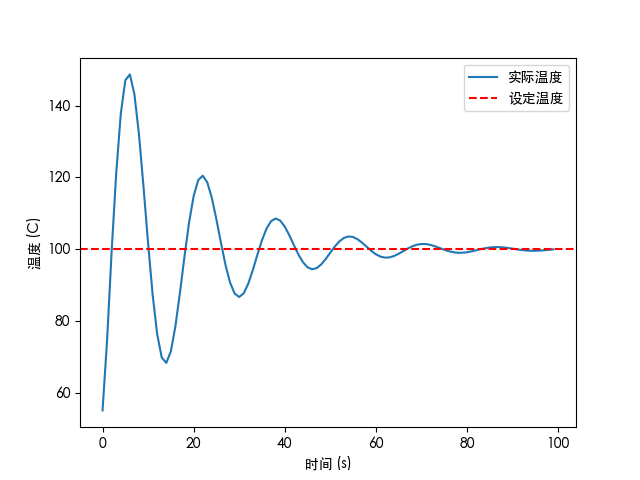

Recreate this plot in Python.
import matplotlib.pyplot as plt
import numpy as np


class PID:
    def __init__(self, Kp, Ki, Kd, setpoint, sample_time):
        self.Kp = Kp
        self.Ki = Ki
        self.Kd = Kd
        self.setpoint = setpoint
        self.sample_time = sample_time

        self._last_error = 0.0
        self._integral = 0.0

    def update(self, current_value):
        error = self.setpoint - current_value
        self._integral += error * self.sample_time
        derivative = (error - self._last_error) / self.sample_time

        output = self.Kp * error + self.Ki * self._integral + self.Kd * derivative

        self._last_error = error

        return output


class HeatingSystem:
    def __init__(self, ambient_temp, heating_power, thermal_mass):
        self.ambient_temp = ambient_temp
        self.heating_power = heating_power
        self.thermal_mass = thermal_mass
        self.current_temp = ambient_temp

    def update(self, power_input, time_step):
        power_input = np.clip(power_input, -1e6, 1e6)
        temp_change = power_input * self.heating_power / self.thermal_mass * time_step
        self.current_temp += temp_change
        return self.current_temp


def simulate(Kp,Ki,Kd):
    # 仿真参数
    setpoint = 100  # 目标温度
    initial_temp = 20  # 初始温度
    ambient_temp = 20  # 环境温度
    heating_power = 100  # 加热功率
    thermal_mass = 500  # 热容
    sample_time = 1  # 采样时间
    simulation_time = 100  # 仿真时间

    # PID参数
    # Kp = 0.47
    # Ki = 0.86
    # Kd = 0.87

    # 创建PID控制器和加热系统
    pid = PID(Kp, Ki, Kd, setpoint, sample_time)
    heating_system = HeatingSystem(ambient_temp, heating_power, thermal_mass)

    # 存储仿真结果
    times = []
    temperatures = []

    # 进行仿真
    for t in range(0, simulation_time, sample_time):
        power_input = pid.update(heating_system.current_temp)
        current_temp = heating_system.update(power_input, sample_time)

        times.append(t)
        temperatures.append(current_temp)

    # 绘制结果
    plt.rcParams['font.sans-serif'] = ['SimHei']
    plt.plot(times, temperatures, label="实际温度")
    plt.axhline(y=setpoint, color='r', linestyle='--', label="设定温度")
    plt.xlabel('时间 (s)')
    plt.ylabel('温度 (C)')
    plt.legend()
    plt.savefig("PID_Simulator.png")
    plt.show()

# if __name__ == '__main__':
#     simulate()
